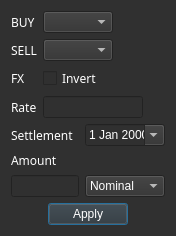
<?xml version="1.0" encoding="UTF-8"?>
<ui version="4.0">
 <class>FXDialog</class>
 <widget class="QDialog" name="FXDialog">
  <property name="geometry">
   <rect>
    <x>0</x>
    <y>0</y>
    <width>176</width>
    <height>219</height>
   </rect>
  </property>
  <property name="sizePolicy">
   <sizepolicy hsizetype="Preferred" vsizetype="Preferred">
    <horstretch>0</horstretch>
    <verstretch>0</verstretch>
   </sizepolicy>
  </property>
  <property name="maximumSize">
   <size>
    <width>176</width>
    <height>219</height>
   </size>
  </property>
  <property name="windowTitle">
   <string>FX</string>
  </property>
  <property name="windowOpacity">
   <double>1.000000000000000</double>
  </property>
  <property name="styleSheet">
   <string notr="true">background-color: rgb(48, 48, 48);
</string>
  </property>
  <property name="sizeGripEnabled">
   <bool>false</bool>
  </property>
  <property name="modal">
   <bool>true</bool>
  </property>
  <layout class="QVBoxLayout" name="verticalLayout_2">
   <item>
    <layout class="QVBoxLayout" name="verticalLayout">
     <item>
      <layout class="QFormLayout" name="formLayout">
       <property name="fieldGrowthPolicy">
        <enum>QFormLayout::AllNonFixedFieldsGrow</enum>
       </property>
       <item row="0" column="0">
        <widget class="QLabel" name="label">
         <property name="font">
          <font>
           <family>Bloomberg Prop Unicode N</family>
          </font>
         </property>
         <property name="styleSheet">
          <string notr="true">color: rgb(255, 255, 255);</string>
         </property>
         <property name="text">
          <string>BUY</string>
         </property>
        </widget>
       </item>
       <item row="0" column="1">
        <widget class="QComboBox" name="comboBoxBUY">
         <property name="maximumSize">
          <size>
           <width>70</width>
           <height>16777215</height>
          </size>
         </property>
         <property name="styleSheet">
          <string notr="true">color: rgb(255, 255, 255);</string>
         </property>
        </widget>
       </item>
       <item row="1" column="0">
        <widget class="QLabel" name="label_2">
         <property name="font">
          <font>
           <family>Bloomberg Prop Unicode N</family>
          </font>
         </property>
         <property name="styleSheet">
          <string notr="true">color: rgb(255, 255, 255);</string>
         </property>
         <property name="text">
          <string>SELL</string>
         </property>
        </widget>
       </item>
       <item row="1" column="1">
        <widget class="QComboBox" name="comboBoxSELL">
         <property name="maximumSize">
          <size>
           <width>70</width>
           <height>16777215</height>
          </size>
         </property>
         <property name="styleSheet">
          <string notr="true">color: rgb(255, 255, 255);</string>
         </property>
        </widget>
       </item>
       <item row="2" column="0">
        <widget class="QLabel" name="labelRate">
         <property name="font">
          <font>
           <family>Bloomberg Prop Unicode N</family>
          </font>
         </property>
         <property name="styleSheet">
          <string notr="true">color: rgb(255, 255, 255);</string>
         </property>
         <property name="text">
          <string>FX</string>
         </property>
        </widget>
       </item>
       <item row="2" column="1">
        <widget class="QCheckBox" name="checkBoxInvert">
         <property name="font">
          <font>
           <family>Bloomberg Prop Unicode N</family>
          </font>
         </property>
         <property name="styleSheet">
          <string notr="true">color: rgb(255, 255, 255);</string>
         </property>
         <property name="text">
          <string>Invert</string>
         </property>
        </widget>
       </item>
       <item row="3" column="0">
        <widget class="QLabel" name="label_3">
         <property name="font">
          <font>
           <family>Bloomberg Fixed Unicode N</family>
          </font>
         </property>
         <property name="styleSheet">
          <string notr="true">color: rgb(255, 255, 255);</string>
         </property>
         <property name="text">
          <string>Rate</string>
         </property>
        </widget>
       </item>
       <item row="3" column="1">
        <widget class="QLineEdit" name="lineEditRate">
         <property name="maximumSize">
          <size>
           <width>100</width>
           <height>16777215</height>
          </size>
         </property>
         <property name="styleSheet">
          <string notr="true">color: rgb(255, 255, 255);</string>
         </property>
        </widget>
       </item>
      </layout>
     </item>
     <item>
      <layout class="QGridLayout" name="gridLayout" columnstretch="1,0">
       <item row="0" column="1">
        <widget class="QDateEdit" name="dateEdit">
         <property name="maximumSize">
          <size>
           <width>80</width>
           <height>16777215</height>
          </size>
         </property>
         <property name="styleSheet">
          <string notr="true">color: rgb(255, 255, 255);
</string>
         </property>
         <property name="calendarPopup">
          <bool>true</bool>
         </property>
        </widget>
       </item>
       <item row="0" column="0">
        <widget class="QLabel" name="label_5">
         <property name="font">
          <font>
           <family>Bloomberg Fixed Unicode N</family>
          </font>
         </property>
         <property name="styleSheet">
          <string notr="true">color: rgb(255, 255, 255);</string>
         </property>
         <property name="text">
          <string>Settlement</string>
         </property>
        </widget>
       </item>
       <item row="1" column="0">
        <widget class="QLabel" name="label_6">
         <property name="font">
          <font>
           <family>Bloomberg Fixed Unicode N</family>
          </font>
         </property>
         <property name="styleSheet">
          <string notr="true">color: rgb(255, 255, 255);</string>
         </property>
         <property name="text">
          <string>Amount</string>
         </property>
        </widget>
       </item>
       <item row="2" column="1">
        <widget class="QComboBox" name="comboBoxBase">
         <property name="maximumSize">
          <size>
           <width>80</width>
           <height>16777215</height>
          </size>
         </property>
         <property name="styleSheet">
          <string notr="true">color: rgb(255, 255, 255);</string>
         </property>
         <item>
          <property name="text">
           <string>Nominal</string>
          </property>
         </item>
         <item>
          <property name="text">
           <string>%</string>
          </property>
         </item>
         <item>
          <property name="text">
           <string>bps</string>
          </property>
         </item>
        </widget>
       </item>
       <item row="2" column="0">
        <widget class="QLineEdit" name="editAmount">
         <property name="styleSheet">
          <string notr="true">color: rgb(255, 255, 255);</string>
         </property>
        </widget>
       </item>
      </layout>
     </item>
     <item>
      <widget class="QDialogButtonBox" name="buttonBoxFX">
       <property name="styleSheet">
        <string notr="true">color: rgb(255, 255, 255);</string>
       </property>
       <property name="orientation">
        <enum>Qt::Horizontal</enum>
       </property>
       <property name="standardButtons">
        <set>QDialogButtonBox::Apply</set>
       </property>
       <property name="centerButtons">
        <bool>true</bool>
       </property>
      </widget>
     </item>
    </layout>
   </item>
  </layout>
 </widget>
 <resources/>
 <connections>
  <connection>
   <sender>buttonBoxFX</sender>
   <signal>accepted()</signal>
   <receiver>FXDialog</receiver>
   <slot>accept()</slot>
   <hints>
    <hint type="sourcelabel">
     <x>248</x>
     <y>254</y>
    </hint>
    <hint type="destinationlabel">
     <x>157</x>
     <y>274</y>
    </hint>
   </hints>
  </connection>
  <connection>
   <sender>buttonBoxFX</sender>
   <signal>rejected()</signal>
   <receiver>FXDialog</receiver>
   <slot>reject()</slot>
   <hints>
    <hint type="sourcelabel">
     <x>316</x>
     <y>260</y>
    </hint>
    <hint type="destinationlabel">
     <x>286</x>
     <y>274</y>
    </hint>
   </hints>
  </connection>
 </connections>
</ui>
